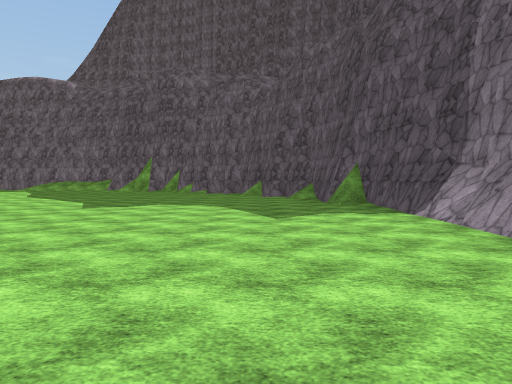
view 1 (above)

24 first-person views from a walk through a scene from a Unity 3-D project. The camera is 1.5 m above the floor, tilts 2° down and sees 70° across. The floor is counted in squares, 2 m on a side. Each view is taken from the middle of a square. On the plan, view 1 faces up. The plan holds only what a view shows up to about 11 squares ahead; the rest is blank. The place goes on beyond the plan. Some trees and plants on the terrain are drawn as simple stand-ins. The player character is not drawn. Surface patterns are stand-ins for the level's own textures.

view 2
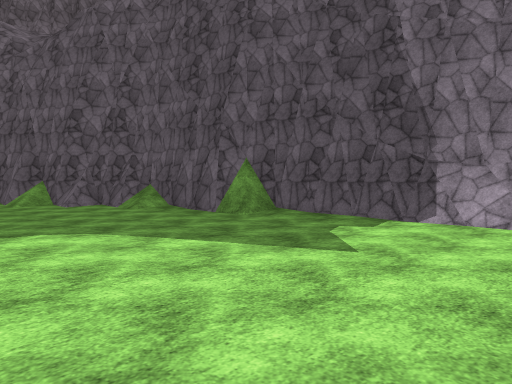

view 3
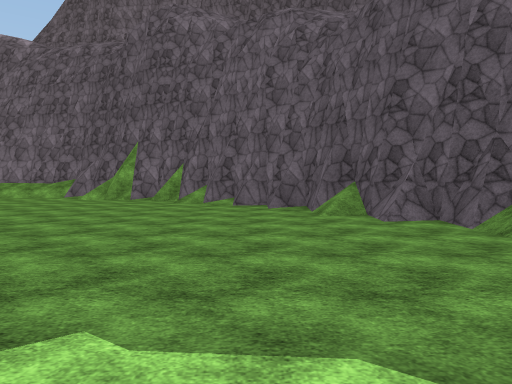

view 4
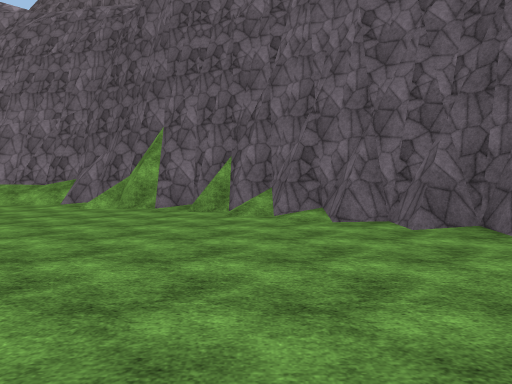

view 5
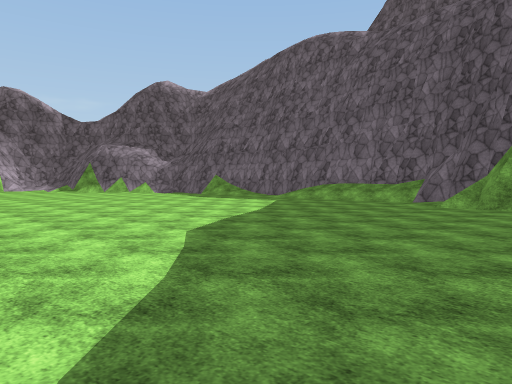

view 6
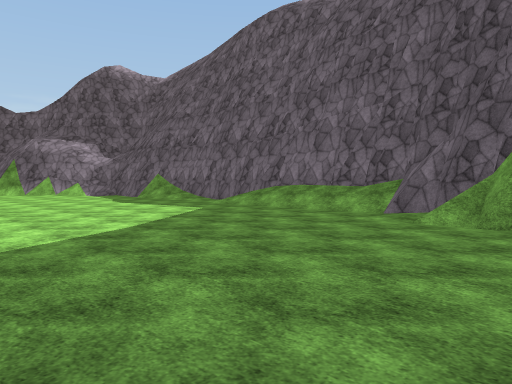

view 7
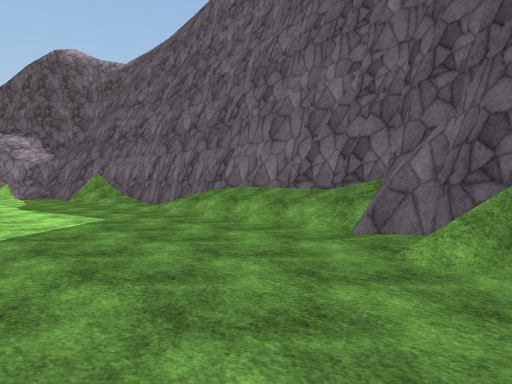

view 8
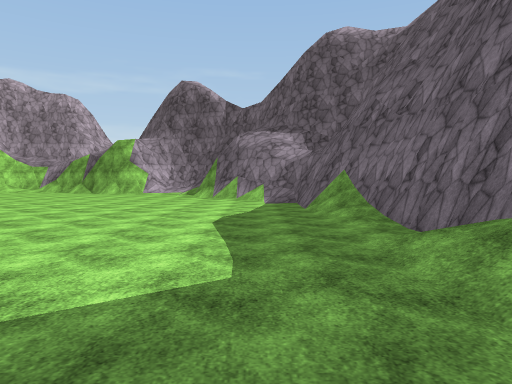

view 9
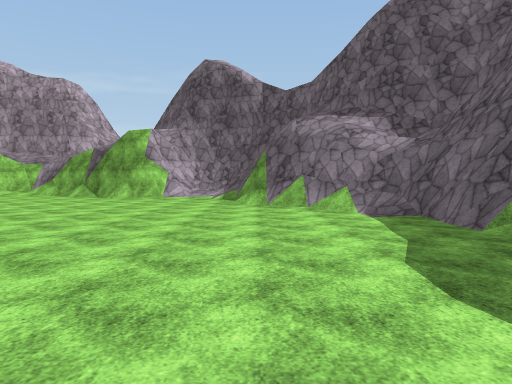

view 10
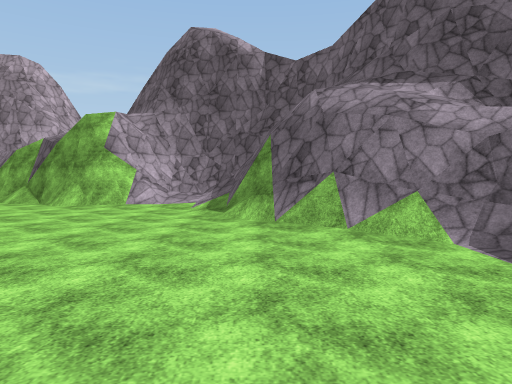

view 11
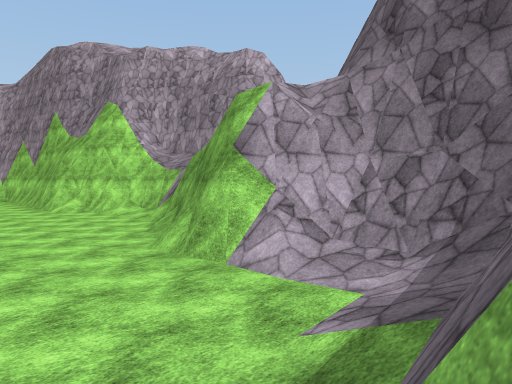

view 12
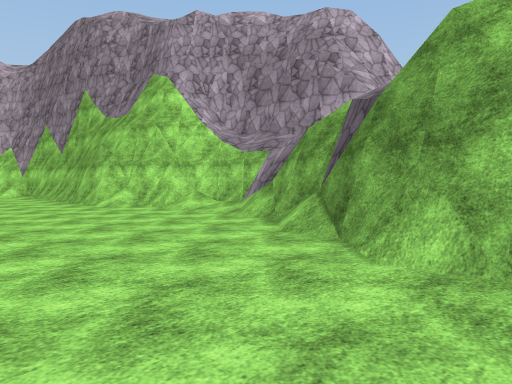

view 13
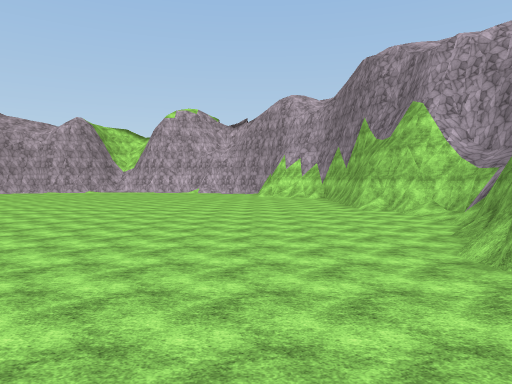

view 14
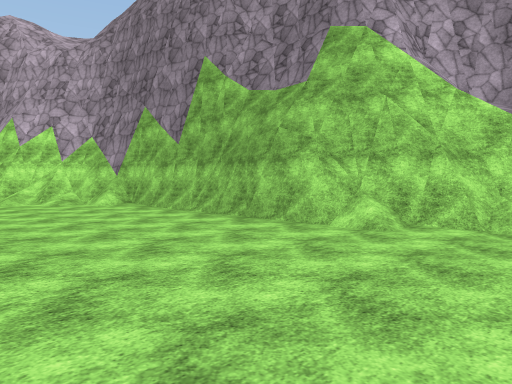

view 15
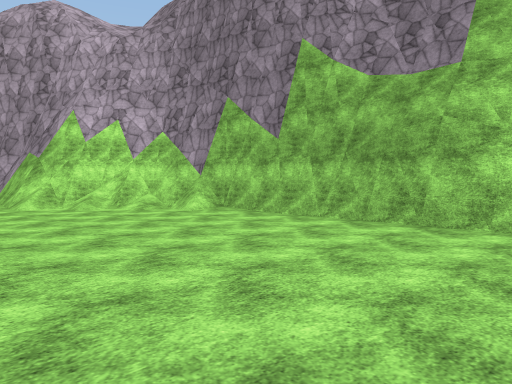

view 16
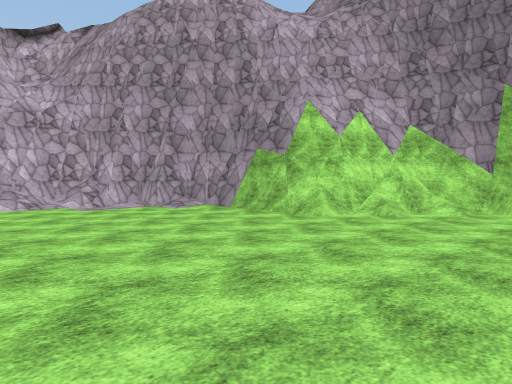

view 17
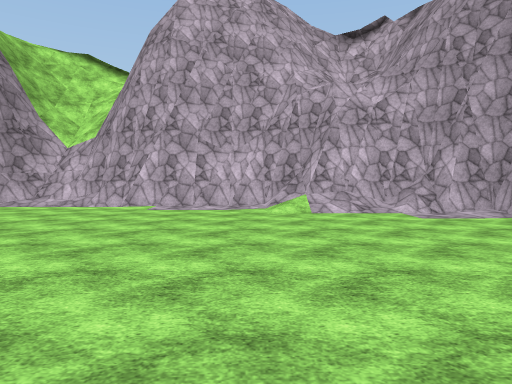

view 18
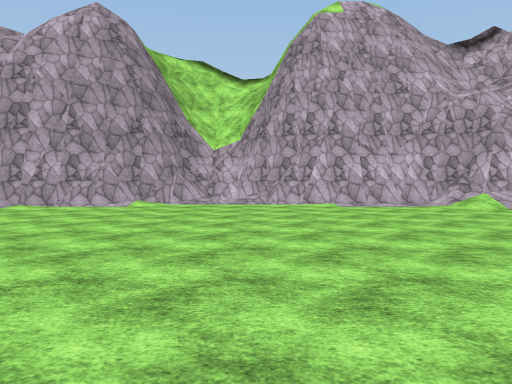

view 19
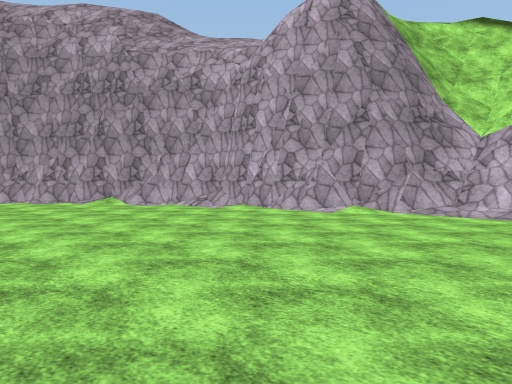

view 20
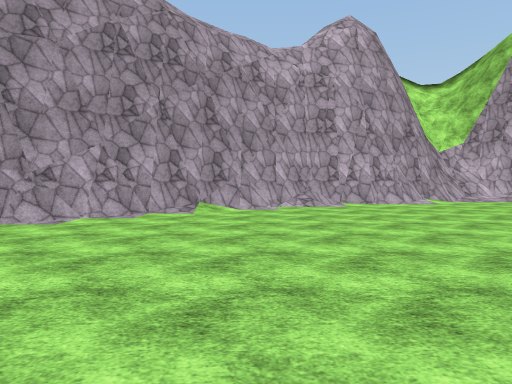

view 21
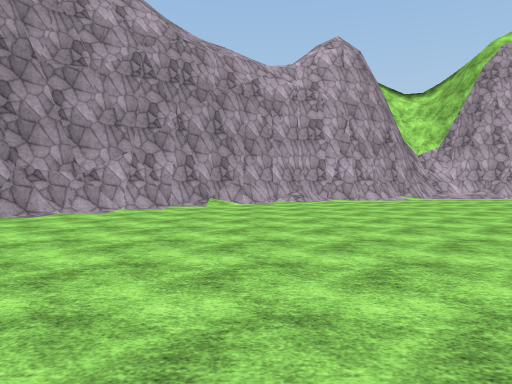

view 22
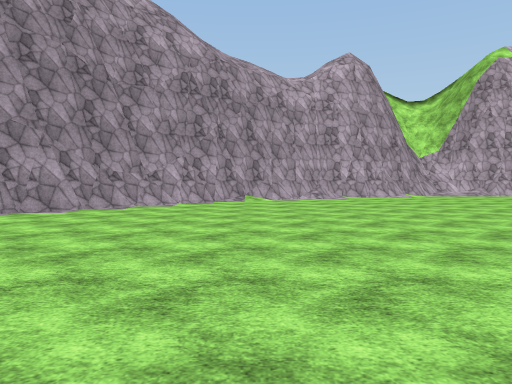

view 23
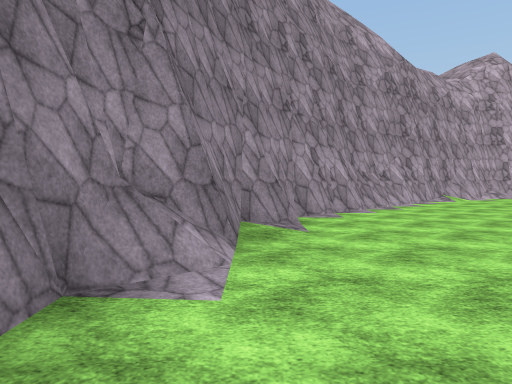

view 24
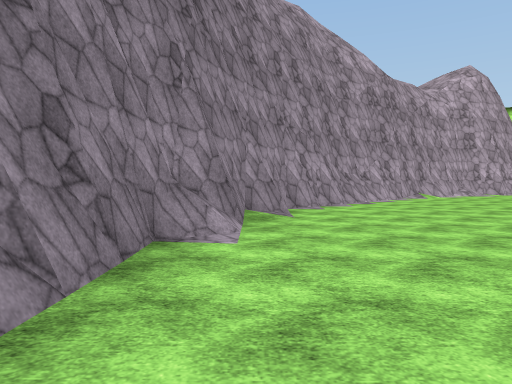

### Floor plan
Key: @ floor where view 1 was taken; # wall or solid block; . main floor; : floor 0.25 m higher than the main floor; / step, stairs or slope.
Columns run from 32 left of view 1 to 4 right of it. Each row starts with its distance up from view 1.
 25             ############
 24         #####///.//////###
 23        ##/.............:/###
 22       ##/.................:###
 21      ###..................../##
 20   ####/....................../##
 19   #///.........................##
 18   #/............................##
 17   #/............................/#
 16   ##.............................##
 15   ##........  ....................##
 14  ##........   ..................../#
 13  #..........       ................#
 12 ##...........           ...........#
 11 #............            ..........##
 10 #.............           ........../#
  9 #.............            ........./#
  8 #.......                  ........./#
  7 ##......                   .........#
  6 ##.......                   ........#
  5  ##......                   ........#
  4  ##......                  . .......#
  3   #......                 ..........#
  2   #.....                 ...........#
  1   #.....                 ..........##
  0   #..... ....           ........@..#
 -1   #..........    .     .........../#
 -2   #..........   ...    ...........##
 -3   ##.......... .....  ............#
 -4   ###............... ............##
 -5    ###........................./##
 -6     ###......................./##
 -7      ##....................../##
 -8       #...................../##
 -9       ##.................../##
-10       ###///..............###
-11        ####/..........#####
-12           #######/.//##
-13                 ##/###
-14                  ###

Where each view was taken, in squares from view 1:
view 1: 0 up, 0 right, facing up
view 2: 5 up, 3 left, facing up-right
view 3: 9 up, 2 left, facing up
view 4: 13 up, 4 left, facing up
view 5: 12 up, 5 left, facing up-left
view 6: 16 up, 6 left, facing up-left
view 7: 19 up, 7 left, facing up-left
view 8: 22 up, 11 left, facing left
view 9: 20 up, 15 left, facing left
view 10: 20 up, 19 left, facing left
view 11: 20 up, 26 left, facing down-left
view 12: 16 up, 26 left, facing down-left
view 13: 20 up, 26 left, facing down
view 14: 9 up, 25 left, facing down-left
view 15: 6 up, 24 left, facing down-left
view 16: 0 up, 20 left, facing down-left
view 17: 2 down, 20 left, facing down
view 18: 1 down, 15 left, facing down
view 19: 4 down, 16 left, facing down-right
view 20: 0 up, 6 left, facing down
view 21: 2 up, 6 left, facing down
view 22: 4 up, 5 left, facing down
view 23: 4 up, 2 right, facing down
view 24: 6 up, 2 right, facing down
